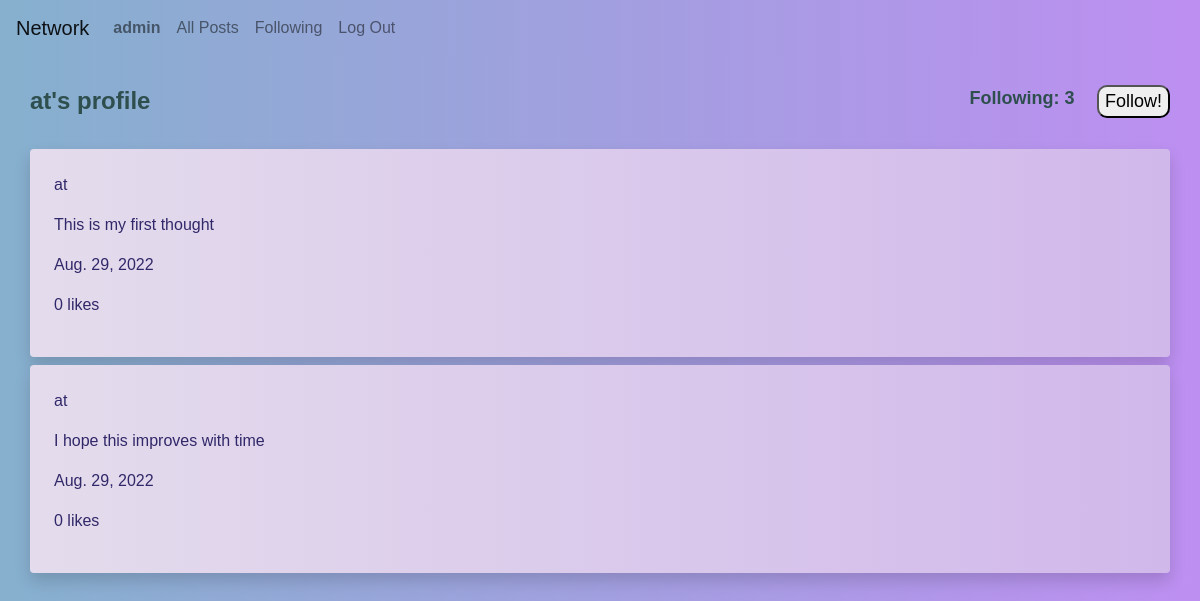
The app's page /at (signed in) with its own data.
### network/models.py (models this page shows, shortened)
class User(AbstractUser):
    pass

class NetworkPost(models.Model):
    user=models.ForeignKey(User,on_delete=models.CASCADE,related_name="poster")
    content=models.CharField(max_length=281,blank=False)
    timestamp=models.DateField(auto_now_add=True,auto_now=False,blank=True)
    likes=models.ManyToManyField(User,related_name="liked",blank=True)

### network/views.py (the view, shortened to what this page needs)
# urls.py: path("<str:person>",views.profile, name="all"),
@login_required
def profile(request,person):
    profile_person=User.objects.get(username=person)
    profile_posts=NetworkPost.objects.filter(user__username=person)
    active_followers=Profile.objects.filter(following=profile_person)
    if request.user in active_followers:
        current=False
    else:
        current=True
    if request.user==profile_person:
        return render(request,"network/profile.html",{
        "usern":profile_person,
        "posts":profile_posts,
        "following":Profile.objects.filter(following=profile_person).count(),
        "follow":False,
        "followed":current
    })
    else:
        return render(request,"network/profile.html",{
        "usern":profile_person,
        "posts":profile_posts,
        "following":Profile.objects.filter(following=profile_person).count(),
        "follow":True,
        "followed":current
    })

### network/templates/network/profile.html (shortened to what this page needs)
{% extends "network/layout.html" %}
{% if user.is_authenticated %}
    {% block body %}
        <div class="container-fluid" id="profile-top">
            <div style="font-size: x-large;">{{ usern.username }}'s profile</div>
            <div class="top-bar">
                <div class="profile">Following: {{ following }}</div>
                <form  method="post" action="{% url 'all' usern.username %}">
                {% if follow %}
                    {% if followed %}
                        <button style="border-radius:10px;" name="button" type="submit" value="follow">Follow!</button>
                    {% else %}
                        <button style="border-radius:10px;" name="button" type="submit" value="unfollow">Unfollow!</button>
                    {% endif %}
                {% endif %}
                </form>
            </div>
        </div>
        <div class="container-fluid mt-5" id="feed">
            {% for post in posts %}
                <div id="look" class="container-fluid shadow  p-4 my-2 rounded">
                    <p>{{ usern.username }}</p>
                    <p>{{ post.content }}</p>
                    <p>{{ post.timestamp }} </p>
                    <p>0 likes</p>
                </div>
            {% endfor %}
        </div>
    {% endblock %}
{% endif %}

### network/templates/network/layout.html (shortened to what this page needs)
{% load static %}
<!DOCTYPE html>
<html lang="en">
    <head>
        <link href="{% static '/network/styles.css' %}" rel="stylesheet">
        <link rel="stylesheet" href="https://stackpath.bootstrapcdn.com/bootstrap/4.4.1/css/bootstrap.min.css">
    </head>
    <body>
        <nav class="navbar navbar-expand-lg navbar-light";>
            <a class="navbar-brand" href="#">Network</a>
            <div>
              <ul class="navbar-nav mr-auto">
                {% if user.is_authenticated %}
                    <li class="nav-item">
                        <a class="nav-link" href="{% url 'all' user.username %}"><strong>{{ user.username }}</strong></a>
                    </li>
                {% endif %}
                <li class="nav-item">
                  <a class="nav-link" href="{% url 'index' %}">All Posts</a>
                </li>
                {% if user.is_authenticated %}
                    <li class="nav-item">
                        <a class="nav-link" href="#">Following</a>
                    </li>
                    <li class="nav-item">
                        <a class="nav-link" href="{% url 'logout' %}">Log Out</a>
                    </li>
                {% endif %}
              </ul>
            </div>
          </nav>
        <div class="body">
            {% block body %}
            {% endblock %}
        </div>
    </body>
</html>

### network/static/network/styles.css (style rules this page uses)
.body { margin:5px 15px 5px 15px; }
.navbar-nav { text-align:right; }
.navbar { background-image: linear-gradient(90deg,#86b0ce,#bd8ff1) }
* { font-family:'Trebuchet MS', 'Lucida Sans Unicode', 'Lucida Grande', 'Lucida Sans', Arial, sans-serif; }
#look { background-image: linear-gradient(90deg,#e4dcec,#d1b8eb); font-size: medium; color: rgb(49, 40, 105); }
.profile { display: flex; justify-content: center; width: 150px; height: 30px; border-radius:8px; }
#profile-top { display: flex; height: 80px; align-items: center; justify-content: space-between; margin-bottom: -40px; font-size: large; font-weight: 600; color: darkslategray; border-radius: 15px; }
.top-bar { display: flex; justify-content: right; }
body { background-image: linear-gradient(90deg,#86b0ce,#bd8ff1) }

### records on screen
User: username "admin"
User: username "at"
NetworkPost: content "This is my first thought", timestamp "Aug. 29, 2022"
NetworkPost: content "I hope this improves with time", timestamp "Aug. 29, 2022"

### other values on screen
{{ following }} "3"
